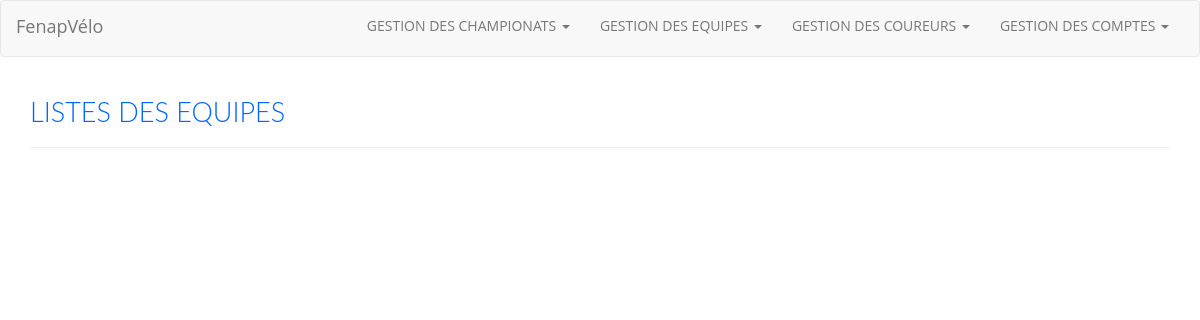
Before: /views/listTeam.php (signed in) with the older database file.
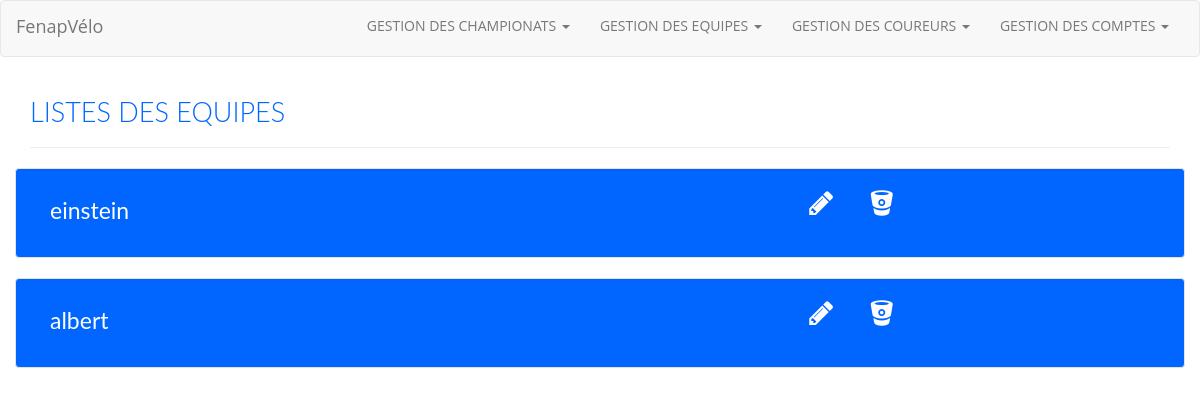
After: the same page with the newer database file.
### tables this page shows
CREATE TABLE `equipe` (
  `id_equipe` int(11) NOT NULL,
  `nom_equipe` varchar(255) DEFAULT NULL
);

### models/equipe.php (called while the page is built, shortened)
<?php
include_once 'equipe_coureur.php' ;
function getAllTeam(){
    global $bdd ;
    $req = $bdd->query("select * from equipe") ;
    return $req->fetchAll() ;
}

### views/listTeam.php (the view, shortened to what this page needs)
<?php
    include_once "../models/connexion.php" ;
    include_once "../models/equipe.php" ;
?>
<!DOCTYPE html>
<html lang="en" style="height:100%;">
    <head>
        <link href="bootstrap/css/bootstrap.min.css" rel="stylesheet">
        <link href="css/font-awesome.min.css" rel="stylesheet">
        <link href="css/style-library-1.css" rel="stylesheet">
        <link href="css/plugins.css" rel="stylesheet">
        <link href="css/blocks.css" rel="stylesheet">
        <link href="css/custom.css" rel="stylesheet">
    </head>
    <body data-spy="scroll" data-target="nav">
        <?php
    include_once "navCompenent.php";
?>
        <div class="container">
            <h3 style="color : #0066ff ;">
                LISTES DES EQUIPES
            </h3>
            <hr>
            <section class="">
                <?php
                            $Team = getAllTeam();
                            foreach ( $Team as $team ) {
                            ?>
                             <div class="white well row" style="background-color : #0066ff ;">
                                <div class="col col-md-8">
                                    <h4><?= $team['nom_equipe'] ?></h4>
                                </div>
                                <div class="col col-md-4">
                                    <button class="linkBtn" style="background : none ; border : none ;" onclick="window.location = 'setTeam.php?idt=<?=$team['id_equipe']?>';">
                                        <i class="fa fa-2x icoBt fa-pencil"></i>
                                    </button> &nbsp; &nbsp;  &nbsp;
                                    <button class="linkBtn" style="background : none ; border : none ;" onclick="window.location = '../controleurs/deleteTeam.php?idt=<?=$team['id_equipe']?>';">
                                        <i class="fa fa-2x icoBt fa-bitbucket"></i>
                                    </button>
                                </div>
                            </div>
                        <?php
                        }
                        ?>
            </section>
        </div>
    </body>
</html>

### views/navCompenent.php (shortened to what this page needs)
<nav class="navbar navbar-default">
    <div class="container-fluid">
        <div class="navbar-header">
            <a href="../index.php" class="navbar-brand">FenapVélo</a>
        </div>
        <div class="collapse navbar-collapse" id="bs-example-navbar-collapse-1">
            <ul class="nav navbar-nav navbar-right">
                <li class="dropdown">
                    <a href="championshipPage.php" class="dropdown-toggle" data-toggle="dropdown" role="button" aria-haspopup="true" aria-expanded="false">GESTION DES CHAMPIONATS&nbsp;<span class="caret"></span></a>
                </li>
                <li class="dropdown">
                    <a href="#" class="dropdown-toggle" data-toggle="dropdown" role="button" aria-haspopup="true" aria-expanded="false">GESTION DES EQUIPES&nbsp;<span class="caret"></span></a>
                </li>
                <li class="dropdown">
                    <a href="#" class="dropdown-toggle" data-toggle="dropdown" role="button" aria-haspopup="true" aria-expanded="false">GESTION DES COUREURS&nbsp;<span class="caret"></span></a>
                </li>
                <li class="dropdown">
                    <a href="profil.php" class="dropdown-toggle" data-toggle="dropdown" role="button" aria-haspopup="true" aria-expanded="false">GESTION DES COMPTES&nbsp;<span class="caret"></span></a>
                </li>
            </ul>
        </div>
    </div>
</nav>

### views/css/style-library-1.css (style rules this page uses)
body { font-family: "Open Sans", Helvetica, Arial, sans-serif; color: #333333; background: #ffffff; overflow-x: hidden; -webkit-font-smoothing: antialiased; -moz-osx-font-smoothing: grayscale; }
.white { color: #FFFFFF !important; }
h1, h2, h3, h4, h5, h6, .h1, .h2, .h3, .h4, .h5, .h6 { font-family: 'Lato', Helvetica, Arial, sans-serif; line-height: 1.1; }
h1, h2, h3 { margin-bottom: 20px; font-weight: 300; }
h4, h5, h6 { margin-bottom: 15px; font-weight: 400; }
h3, .h3 { font-size: 27px; }
h4, .h4 { font-size: 23px; }
a { color: #1abc9c; }
ul { list-style: none; position: relative; padding-left: 22px; }
ul li, ol li { font-size: 14px; color: #515157; margin-bottom: 5px; }

### views/css/blocks.css (style rules this page uses)
*, *:after, *:before { box-sizing: border-box; }

Changed rows visible on the page:
added equipe: nom_equipe "einstein"
added equipe: nom_equipe "albert"
